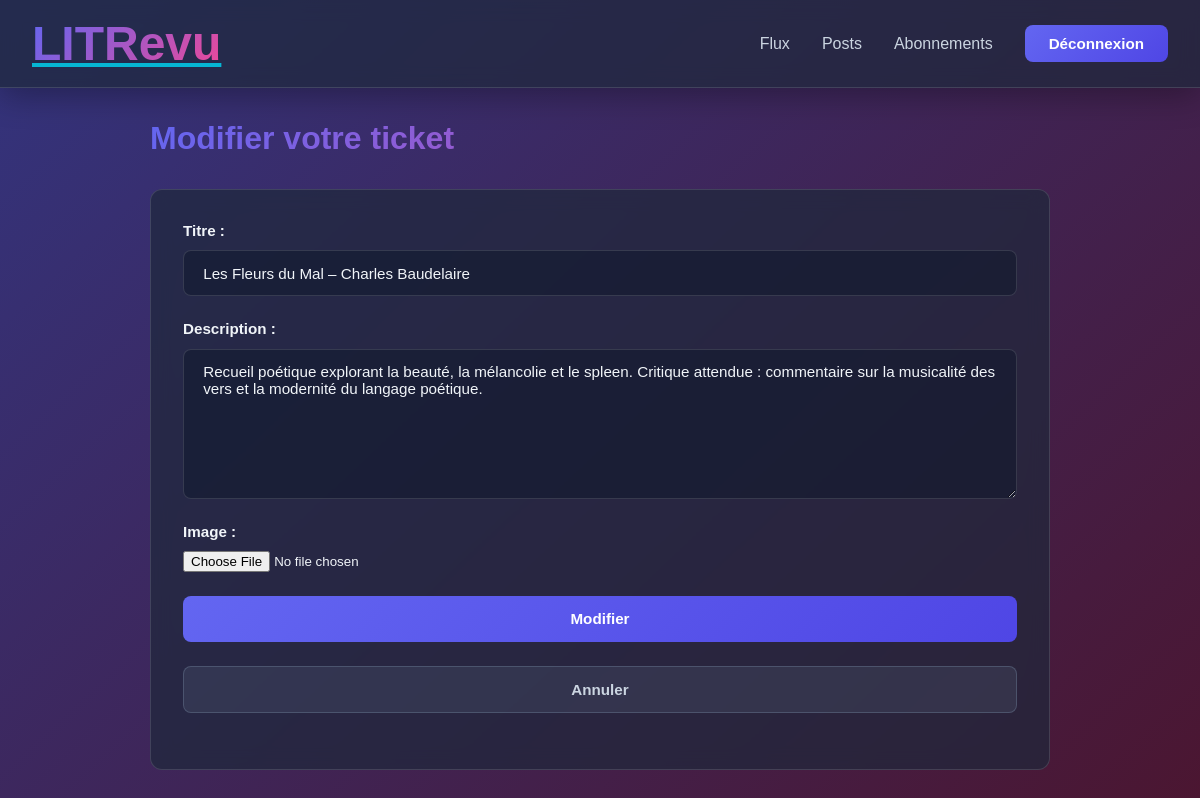
The app's page /reviews/tickets/36/modify/ (signed in) with its own data.
### reviews/models.py (models this page shows, shortened)
class Ticket(models.Model):
    title = models.CharField(max_length=128)
    description = models.TextField(max_length=2048)
    user = models.ForeignKey(
        settings.AUTH_USER_MODEL,
        on_delete=models.CASCADE
    )
    image = models.ImageField(upload_to="tickets/", null=True, blank=True)
    time_created = models.DateTimeField(auto_now_add=True)

### reviews/views.py (the view, shortened to what this page needs)
# urls.py: path("tickets/<int:pk>/modify/", TicketUpdateView.as_view(),
class TicketUpdateView(UserTestCustom, UpdateView):
    template_name = 'reviews/ticket_form.html'
    success_url = reverse_lazy('reviews:feed')
    model = Ticket
    form_class = TicketForm

### reviews/forms.py
class TicketForm(forms.ModelForm):
    class Meta:
        model = Ticket
        fields = ['title', 'description', 'image']
        widgets = {
            'title': forms.TextInput(attrs={
                'placeholder': 'Title'
            }),
            'description': forms.Textarea(attrs={
                'rows': 3,
                'placeholder': 'Description',
            }),
            'image': forms.FileInput(attrs={
                'placeholder': 'Image'
            })
        }
        labels = {
            'title': 'Titre',
            'description': 'Description',
        }

### reviews/views.py (called while the page is built)
    def test_func(self):
        element = self.get_object()
        return element.user == self.request.user

### reviews/templates/reviews/ticket_form.html (shortened to what this page needs)
{% extends 'base.html' %}
{% load static %}
{% block extra_css %}
    <link rel="stylesheet" href="{% static 'reviews/css/ticket.css' %}">
{% endblock %}
{% block content %}
    <div class ="ticket-form">
        <h2>
            {% if object %}Modifier votre ticket{% else %}Créer un ticket{% endif %}
        </h2>
        <form method="post" enctype="multipart/form-data">
            {{ form.as_p }}
            <button type="submit">
                {% if object %}Modifier{% else %}Publier{% endif %}
            </button>
            <a href="{% if object %}{% url 'reviews:posts' %}{% else %}{% url 'reviews:feed' %}{% endif %}">Annuler</a>
        </form>
    </div>
{% endblock %}

### static/css/base.css (style rules this page uses)
* { margin: 0; padding: 0; box-sizing: border-box; }
:root { --primary: #6366f1; --primary-dark: #4f46e5; --secondary: #ec4899; --bg-dark: #0f172a; --bg-light: #1e293b; --glass-bg: rgba(30, 41, 59, 0.7); --glass-border: rgba(255, 255, 255, 0.125); --text-primary: #f1f5f9; --text-secondary: #cbd5e1; --accent: #06b6d4; }
html { scroll-behavior: smooth; }
body { font-family: 'Satoshi', sans-serif; background: linear-gradient(137deg,rgb(51, 52, 126) 0%, rgb(75, 22, 49) 100%); color: var(--text-primary); background-attachment: fixed; min-height: 100vh; }
button, .btn { background: linear-gradient(135deg, var(--primary), var(--primary-dark)); border: none; color: white; padding: 0.8rem 1.5rem; border-radius: 8px; cursor: pointer; font-weight: 600; transition: all 0.3s ease; font-family: inherit; font-size: 0.95rem; text-decoration: none; display: inline-block; }
a { color: var(--accent); transition: color 0.3s ease; }

### reviews/static/reviews/css/ticket.css (style rules this page uses)
.ticket-form { animation: fadeInUp 0.5s ease; max-width: 900px; margin: auto; }
.ticket-form h2 { font-size: 2rem; color: #f1f5f9; margin-bottom: 2rem; font-weight: 700; background: linear-gradient(135deg, #6366f1, #ec4899); -webkit-background-clip: text; -webkit-text-fill-color: transparent; background-clip: text; }
.ticket-form form { background: rgba(30, 41, 59, 0.7); backdrop-filter: blur(10px); border: 1px solid rgba(255, 255, 255, 0.125); border-radius: 12px; padding: 2rem; display: flex; flex-direction: column; gap: 0; }
.ticket-form form > * { margin-bottom: 1.5rem; }
.ticket-form form p { display: flex; flex-direction: column; gap: 0; }
.ticket-form form label { display: block; color: #f1f5f9; font-weight: 600; margin-bottom: 0.7rem; font-size: 0.95rem; }
.ticket-form form input[type="text"], .ticket-form form input[type="email"], .ticket-form form input[type="password"], .ticket-form form textarea { width: 100%; padding: 0.85rem 1.2rem; background: rgba(15, 23, 42, 0.5); border: 1px solid rgba(255, 255, 255, 0.125); border-radius: 8px; color: #f1f5f9; font-size: 0.95rem; font-family: 'Satoshi', sans-serif; transition: all 0.3s ease; resize: vertical; }
.ticket-form form textarea { min-height: 150px; }
.ticket-form button, .ticket-form a { padding: 0.9rem 2rem; border-radius: 8px; font-weight: 600; font-size: 0.95rem; text-decoration: none; transition: all 0.3s ease; display: inline-flex; align-items: center; justify-content: center; font-family: inherit; }
.ticket-form button { background: linear-gradient(135deg, #6366f1, #4f46e5); border: none; color: white; cursor: pointer; flex: 1.2; }
.ticket-form a { background: rgba(100, 116, 139, 0.2); color: #cbd5e1; border: 1px solid rgba(100, 116, 139, 0.5); flex: 1; }

### records on screen
Ticket: title "Les Fleurs du Mal – Charles Baudelaire", description "Recueil poétique explorant la beauté, la mélancolie et le spleen. Critique attendue : commentaire sur la musicalité des vers et la modernité du langage poétique."
